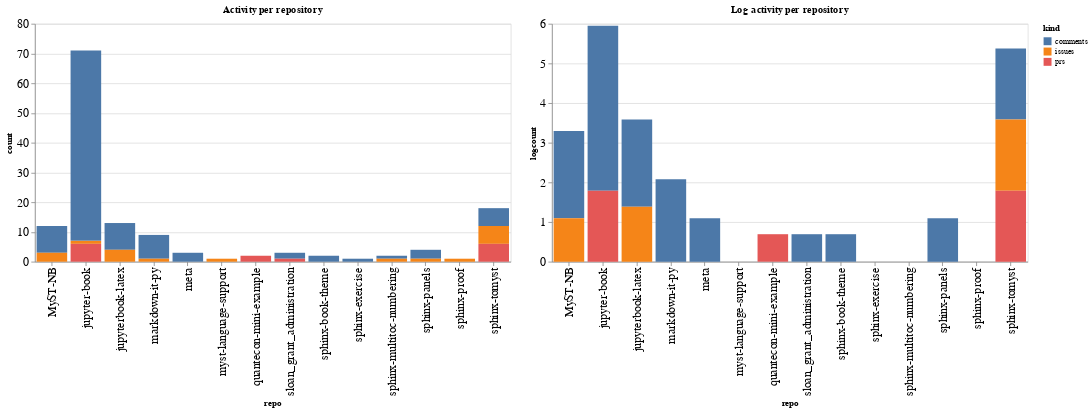

Write notebook code for a chart like this one.
### Code cell
ch1 = alt.Chart(repo_summaries, width=600, title="Activity per repository").mark_bar().encode(
    x='repo',
    y='count',
    color='kind',
    tooltip="kind"
)

ch2 = alt.Chart(repo_summaries, width=600, title="Log activity per repository").mark_bar().encode(
    x='repo',
    y='logcount',
    color='kind',
    tooltip="kind"
)

ch1 | ch2

### Figure 1 — Vega-Lite specification as saved in the notebook (floating-point values rounded to 4 significant figures)
{"config": {"axisLeft": {"labelFontSize": 15}, "axisBottom": {"labelFontSize": 15}}, "hconcat": [{"mark": "bar", "encoding": {"color": {"type": "nominal", "field": "kind"}, "tooltip": {"type": "nominal", "field": "kind"}, "x": {"type": "nominal", "field": "repo"}, "y": {"type": "quantitative", "field": "count"}}, "title": "Activity per repository", "width": 600}, {"mark": "bar", "encoding": {"color": {"type": "nominal", "field": "kind"}, "tooltip": {"type": "nominal", "field": "kind"}, "x": {"type": "nominal", "field": "repo"}, "y": {"type": "quantitative", "field": "logcount"}}, "title": "Log activity per repository", "width": 600}], "data": {"name": "data-3bd79f5377736abe3dd648470f10b4df"}, "$schema": "https://vega.github.io/schema/vega-lite/v4.8.1.json", "datasets": {"data-3bd79f5377736abe3dd648470f10b4df": [{"repo": "MyST-NB", "kind": "comments", "count": 9, "logcount": 2.197}, {"repo": "MyST-NB", "kind": "issues", "count": 3, "logcount": 1.099}, {"repo": "jupyter-book", "kind": "comments", "count": 64, "logcount": 4.159}, {"repo": "jupyter-book", "kind": "issues", "count": 1, "logcount": 0.0}, {"repo": "jupyter-book", "kind": "prs", "count": 6, "logcount": 1.792}, {"repo": "jupyterbook-latex", "kind": "comments", "count": 9, "logcount": 2.197}, {"repo": "jupyterbook-latex", "kind": "issues", "count": 4, "logcount": 1.386}, {"repo": "markdown-it-py", "kind": "comments", "count": 8, "logcount": 2.079}, {"repo": "markdown-it-py", "kind": "issues", "count": 1, "logcount": 0.0}, {"repo": "meta", "kind": "comments", "count": 3, "logcount": 1.099}, {"repo": "myst-language-support", "kind": "issues", "count": 1, "logcount": 0.0}, {"repo": "quantecon-mini-example", "kind": "prs", "count": 2, "logcount": 0.6931}, {"repo": "sloan_grant_administration", "kind": "comments", "count": 2, "logcount": 0.6931}, {"repo": "sloan_grant_administration", "kind": "prs", "count": 1, "logcount": 0.0}, {"repo": "sphinx-book-theme", "kind": "comments", "count": 2, "logcount": 0.6931}, {"repo": "sphinx-exercise", "kind": "comments", "count": 1, "logcount": 0.0}, {"repo": "sphinx-multitoc-numbering", "kind": "comments", "count": 1, "logcount": 0.0}, {"repo": "sphinx-multitoc-numbering", "kind": "issues", "count": 1, "logcount": 0.0}, {"repo": "sphinx-panels", "kind": "comments", "count": 3, "logcount": 1.099}, {"repo": "sphinx-panels", "kind": "issues", "count": 1, "logcount": 0.0}, {"repo": "sphinx-proof", "kind": "issues", "count": 1, "logcount": 0.0}, {"repo": "sphinx-tomyst", "kind": "comments", "count": 6, "logcount": 1.792}, {"repo": "sphinx-tomyst", "kind": "issues", "count": 6, "logcount": 1.792}, {"repo": "sphinx-tomyst", "kind": "prs", "count": 6, "logcount": 1.792}]}}
